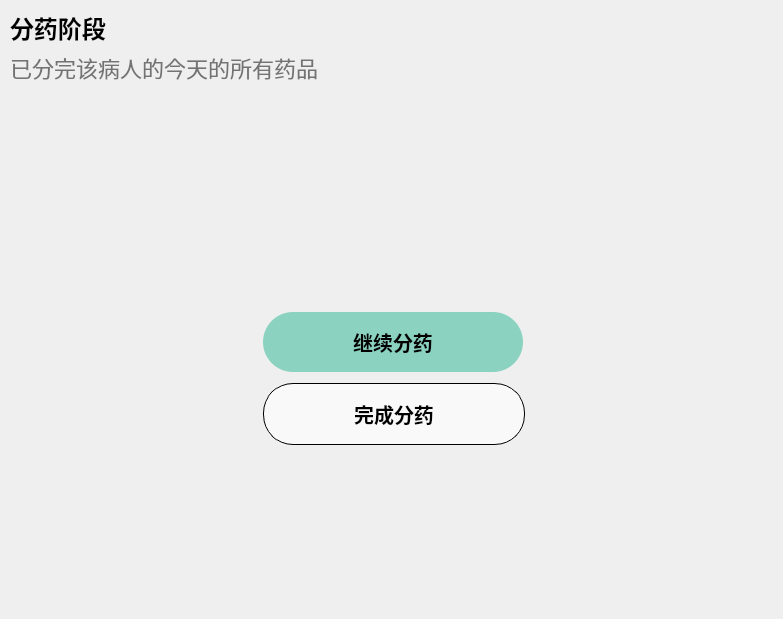
      <widget class="QWidget" name="finish_page">
       <layout class="QGridLayout" name="gridLayout_5">
        <property name="leftMargin">
         <number>10</number>
        </property>
        <property name="topMargin">
         <number>10</number>
        </property>
        <item row="0" column="0" colspan="2">
         <layout class="QVBoxLayout" name="verticalLayout_4">
          <item>
           <widget class="QLabel" name="txt_5">
            <property name="styleSheet">
             <string notr="true">QLabel {
    color: #000;
    font-family: &quot;Microsoft YaHei&quot;;
    font-size: 24px;
    font-style: normal;
    font-weight: 700;   /* Bold */
}
</string>
            </property>
            <property name="text">
             <string>分药阶段</string>
            </property>
           </widget>
          </item>
          <item>
           <widget class="QLabel" name="txt_4">
            <property name="styleSheet">
             <string notr="true">QLabel {
    color: #737373;
    font-family: &quot;Microsoft YaHei&quot;;
    font-size: 22px;
    font-style: normal;
    font-weight: 400;   /* Normal */
}
</string>
            </property>
            <property name="text">
             <string>已分完该病人的今天的所有药品</string>
            </property>
           </widget>
          </item>
         </layout>
        </item>
        <item row="1" column="1">
         <spacer name="verticalSpacer_8">
          <property name="orientation">
           <enum>Qt::Vertical</enum>
          </property>
          <property name="sizeHint" stdset="0">
           <size>
            <width>20</width>
            <height>124</height>
           </size>
          </property>
         </spacer>
        </item>
        <item row="2" column="0">
         <spacer name="horizontalSpacer_14">
          <property name="orientation">
           <enum>Qt::Horizontal</enum>
          </property>
          <property name="sizeHint" stdset="0">
           <size>
            <width>207</width>
            <height>20</height>
           </size>
          </property>
         </spacer>
        </item>
        <item row="2" column="1">
         <layout class="QGridLayout" name="gridLayout_6">
          <property name="verticalSpacing">
           <number>11</number>
          </property>
          <item row="2" column="0">
           <spacer name="horizontalSpacer_16">
            <property name="orientation">
             <enum>Qt::Horizontal</enum>
            </property>
            <property name="sizeHint" stdset="0">
             <size>
              <width>40</width>
              <height>20</height>
             </size>
            </property>
           </spacer>
          </item>
          <item row="2" column="2">
           <spacer name="horizontalSpacer_17">
            <property name="orientation">
             <enum>Qt::Horizontal</enum>
            </property>
            <property name="sizeHint" stdset="0">
             <size>
              <width>40</width>
              <height>20</height>
             </size>
            </property>
           </spacer>
          </item>
          <item row="3" column="1">
           <widget class="QPushButton" name="btn_finish_dispensing">
            <property name="styleSheet">
             <string notr="true">QPushButton {
    /* Fixed size */
    min-width: 260px;
    max-width: 260px;
    min-height: 60px;
    max-height: 60px;

    /* Background &amp; border */
    background-color: #F9F9F9;      /* Idle background */
    border-radius: 30px;             /* Rounded corners */
    border: 1px solid #000;          /* Black border */

    /* Text style */
    color: #000;
    font-family: &quot;Microsoft YaHei&quot;;
    font-size: 20px;
    font-style: normal;
    font-weight: 500;
}

/* Hover */
QPushButton:hover {
    background-color: #E2E2E2;  /* Slightly darker gray */
}

/* Pressed */
QPushButton:pressed {
    background-color: #C8C8C8;  /* Even darker gray */
}

</string>
            </property>
            <property name="text">
             <string>完成分药</string>
            </property>
           </widget>
          </item>
          <item row="0" column="1">
           <layout class="QHBoxLayout" name="horizontalLayout_5">
            <item>
             <spacer name="horizontalSpacer_12">
              <property name="orientation">
               <enum>Qt::Horizontal</enum>
              </property>
              <property name="sizeHint" stdset="0">
               <size>
                <width>40</width>
                <height>20</height>
               </size>
              </property>
             </spacer>
            </item>
            <item>
             <widget class="QLabel" name="label_4">
              <property name="minimumSize">
               <size>
                <width>76</width>
                <height>76</height>
               </size>
              </property>
              <property name="maximumSize">
               <size>
                <width>76</width>
                <height>76</height>
               </size>
              </property>
              <property name="text">
               <string/>
              </property>
              <property name="pixmap">
               <pixmap resource="icons.qrc">:/icons/capsule.png</pixmap>
              </property>
              <property name="scaledContents">
               <bool>true</bool>
              </property>
             </widget>
            </item>
            <item>
             <spacer name="horizontalSpacer_13">
              <property name="orientation">
               <enum>Qt::Horizontal</enum>
              </property>
              <property name="sizeHint" stdset="0">
               <size>
                <width>40</width>
                <height>20</height>
               </size>
              </property>
             </spacer>
            </item>
           </layout>
          </item>
          <item row="2" column="1">
           <widget class="QPushButton" name="btn_continue_dispensing">
            <property name="styleSheet">
             <string notr="true">QPushButton {
    min-width: 260px;
    min-height: 60px;
    max-width: 260px;
    max-height: 60px;

    background-color: #8BD2C0;      /* 背景色 */
    border-radius: 30px;            /* 圆角 */

    color: #000;                    /* 文字颜色 */
    font-family: &quot;Microsoft YaHei&quot;;
    font-size: 20px;
    font-style: normal;
    font-weight: 500;
}

/* 鼠标悬停 */
QPushButton:hover {
    background-color: #7CC9B3;  /* 稍深一点的绿色 */
}

/* 鼠标按下 */
QPushButton:pressed {
    background-color: #6BBFA5;  /* 更深一点的绿色 */
}
</string>
            </property>
            <property name="text">
             <string>继续分药</string>
            </property>
           </widget>
          </item>
          <item row="4" column="1">
           <spacer name="verticalSpacer_15">
            <property name="orientation">
             <enum>Qt::Vertical</enum>
            </property>
            <property name="sizeHint" stdset="0">
             <size>
              <width>20</width>
              <height>40</height>
             </size>
            </property>
           </spacer>
          </item>
          <item row="1" column="1">
           <widget class="QFrame" name="frame_4">
            <property name="frameShape">
             <enum>QFrame::StyledPanel</enum>
            </property>
            <property name="frameShadow">
             <enum>QFrame::Raised</enum>
            </property>
           </widget>
          </item>
         </layout>
        </item>
        <item row="2" column="2">
         <spacer name="horizontalSpacer_15">
          <property name="orientation">
           <enum>Qt::Horizontal</enum>
          </property>
          <property name="sizeHint" stdset="0">
           <size>
            <width>207</width>
            <height>20</height>
           </size>
          </property>
         </spacer>
        </item>
        <item row="3" column="1">
         <spacer name="verticalSpacer_7">
          <property name="orientation">
           <enum>Qt::Vertical</enum>
          </property>
          <property name="sizeHint" stdset="0">
           <size>
            <width>20</width>
            <height>123</height>
           </size>
          </property>
         </spacer>
        </item>
       </layout>
      </widget>
